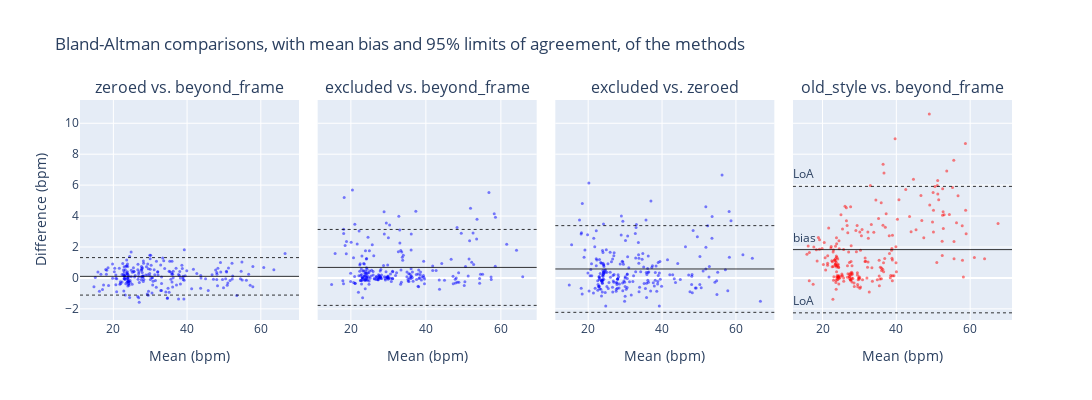

Notebook source saved alongside this figure:
### Code cell
# Bland-Altman plots comparing these three and comparing old_style to beyond_frame

comparisons = [[0, 1], [2, 1], [2, 0], [3, 1]]      # using edge_option index
numplots = len(comparisons)

fig = make_subplots(
    rows=1,
    cols=numplots,
    horizontal_spacing=0.02,
    shared_yaxes=True,
    shared_xaxes=True,
    subplot_titles=(
        f"{edge_options[comparisons[0][0]]} vs. {edge_options[comparisons[0][1]]}",
        f"{edge_options[comparisons[1][0]]} vs. {edge_options[comparisons[1][1]]}",
        f"{edge_options[comparisons[2][0]]} vs. {edge_options[comparisons[2][1]]}",
        f"{edge_options[comparisons[3][0]]} vs. {edge_options[comparisons[3][1]]}",
    )
)

opacity = 0.5
marker_size = 3

for index in range(0, numplots):
    diff =  dfs[comparisons[index][0]][rr_reference] - dfs[comparisons[index][1]][rr_reference]
    mean = (dfs[comparisons[index][0]][rr_reference] + dfs[comparisons[index][1]][rr_reference])/2
    if index < 3:
        marker_color = 'blue'
        labels = False
    else:
        marker_color = 'red'
        labels = True

    fig.add_trace(
        go.Scatter(
            x=mean,
            y=diff,
            mode="markers",
            marker={"color":marker_color, "opacity":opacity, "size":marker_size},
        ),
        row=1,
        col=index + 1
    )
    fig.update_yaxes(dict(dtick=2), row=1, col=index + 1)
    fig.update_xaxes(dict(title="Mean (bpm)"), row=1, col=index + 1)
    
    bias = np.nanmean(diff)
    std_diff = np.nanstd(diff, axis=0)
    upper_loa = bias + 1.96 * std_diff
    lower_loa = bias - 1.96 * std_diff

    fig.add_hline(y=bias,      line={'width':0.8, 'color':'black', 'dash':'solid'}, label={'text':'bias' if labels else None, 'textposition':'start'}, row=1, col=index + 1)
    fig.add_hline(y=upper_loa, line={'width':0.8, 'color':'black', 'dash':'dot'},   label={'text':'LoA'  if labels else None, 'textposition':'start'}, row=1, col=index + 1)
    fig.add_hline(y=lower_loa, line={'width':0.8, 'color':'black', 'dash':'dot'},   label={'text':'LoA'  if labels else None, 'textposition':'start'}, row=1, col=index + 1)

fig.update_layout(
    width=numplots * 300,
    height=400,
    title='Bland-Altman comparisons, with mean bias and 95% limits of agreement, of the methods',
    yaxis1_title='Difference (bpm)',
    showlegend=False,
)

### Figure 1 — Plotly figure (JSON) as saved in the notebook; plotly's stock layout.template omitted (floating-point values rounded to 4 significant figures; data arrays with more than 128 entries replaced by an {"elided": "..."} marker saying what was removed)
{"data": [{"marker": {"color": "blue", "opacity": 0.5, "size": 3}, "mode": "markers", "type": "scatter", "x": {"elided": "224 float values"}, "xaxis": "x", "y": {"elided": "224 float values"}, "yaxis": "y"}, {"marker": {"color": "blue", "opacity": 0.5, "size": 3}, "mode": "markers", "type": "scatter", "x": {"elided": "224 float values"}, "xaxis": "x2", "y": {"elided": "224 float values"}, "yaxis": "y2"}, {"marker": {"color": "blue", "opacity": 0.5, "size": 3}, "mode": "markers", "type": "scatter", "x": {"elided": "224 float values"}, "xaxis": "x3", "y": {"elided": "224 float values"}, "yaxis": "y3"}, {"marker": {"color": "red", "opacity": 0.5, "size": 3}, "mode": "markers", "type": "scatter", "x": {"elided": "224 float values"}, "xaxis": "x4", "y": {"elided": "224 float values"}, "yaxis": "y4"}], "layout": {"annotations": [{"font": {"size": 16}, "showarrow": false, "text": "zeroed vs. beyond_frame", "x": 0.1175, "xanchor": "center", "xref": "paper", "y": 1, "yanchor": "bottom", "yref": "paper"}, {"font": {"size": 16}, "showarrow": false, "text": "excluded vs. beyond_frame", "x": 0.3725, "xanchor": "center", "xref": "paper", "y": 1, "yanchor": "bottom", "yref": "paper"}, {"font": {"size": 16}, "showarrow": false, "text": "excluded vs. zeroed", "x": 0.6275, "xanchor": "center", "xref": "paper", "y": 1, "yanchor": "bottom", "yref": "paper"}, {"font": {"size": 16}, "showarrow": false, "text": "old_style vs. beyond_frame", "x": 0.8825, "xanchor": "center", "xref": "paper", "y": 1, "yanchor": "bottom", "yref": "paper"}], "height": 400, "shapes": [{"label": {"textposition": "start"}, "line": {"color": "black", "dash": "solid", "width": 0.8}, "type": "line", "x0": 0, "x1": 1, "xref": "x domain", "y0": 0.1009, "y1": 0.1009, "yref": "y"}, {"label": {"textposition": "start"}, "line": {"color": "black", "dash": "dot", "width": 0.8}, "type": "line", "x0": 0, "x1": 1, "xref": "x domain", "y0": 1.313, "y1": 1.313, "yref": "y"}, {"label": {"textposition": "start"}, "line": {"color": "black", "dash": "dot", "width": 0.8}, "type": "line", "x0": 0, "x1": 1, "xref": "x domain", "y0": -1.111, "y1": -1.111, "yref": "y"}, {"label": {"textposition": "start"}, "line": {"color": "black", "dash": "solid", "width": 0.8}, "type": "line", "x0": 0, "x1": 1, "xref": "x2 domain", "y0": 0.6783, "y1": 0.6783, "yref": "y2"}, {"label": {"textposition": "start"}, "line": {"color": "black", "dash": "dot", "width": 0.8}, "type": "line", "x0": 0, "x1": 1, "xref": "x2 domain", "y0": 3.133, "y1": 3.133, "yref": "y2"}, {"label": {"textposition": "start"}, "line": {"color": "black", "dash": "dot", "width": 0.8}, "type": "line", "x0": 0, "x1": 1, "xref": "x2 domain", "y0": -1.777, "y1": -1.777, "yref": "y2"}, {"label": {"textposition": "start"}, "line": {"color": "black", "dash": "solid", "width": 0.8}, "type": "line", "x0": 0, "x1": 1, "xref": "x3 domain", "y0": 0.5773, "y1": 0.5773, "yref": "y3"}, {"label": {"textposition": "start"}, "line": {"color": "black", "dash": "dot", "width": 0.8}, "type": "line", "x0": 0, "x1": 1, "xref": "x3 domain", "y0": 3.381, "y1": 3.381, "yref": "y3"}, {"label": {"textposition": "start"}, "line": {"color": "black", "dash": "dot", "width": 0.8}, "type": "line", "x0": 0, "x1": 1, "xref": "x3 domain", "y0": -2.226, "y1": -2.226, "yref": "y3"}, {"label": {"text": "bias", "textposition": "start"}, "line": {"color": "black", "dash": "solid", "width": 0.8}, "type": "line", "x0": 0, "x1": 1, "xref": "x4 domain", "y0": 1.83, "y1": 1.83, "yref": "y4"}, {"label": {"text": "LoA", "textposition": "start"}, "line": {"color": "black", "dash": "dot", "width": 0.8}, "type": "line", "x0": 0, "x1": 1, "xref": "x4 domain", "y0": 5.919, "y1": 5.919, "yref": "y4"}, {"label": {"text": "LoA", "textposition": "start"}, "line": {"color": "black", "dash": "dot", "width": 0.8}, "type": "line", "x0": 0, "x1": 1, "xref": "x4 domain", "y0": -2.258, "y1": -2.258, "yref": "y4"}], "showlegend": false, "title": {"text": "Bland-Altman comparisons, with mean bias and 95% limits of agreement, of the methods"}, "width": 1200, "xaxis": {"anchor": "y", "domain": [0, 0.235], "title": {"text": "Mean (bpm)"}}, "xaxis2": {"anchor": "y2", "domain": [0.255, 0.49], "title": {"text": "Mean (bpm)"}}, "xaxis3": {"anchor": "y3", "domain": [0.51, 0.745], "title": {"text": "Mean (bpm)"}}, "xaxis4": {"anchor": "y4", "domain": [0.765, 1.0], "title": {"text": "Mean (bpm)"}}, "yaxis": {"anchor": "x", "domain": [0, 1], "dtick": 2, "title": {"text": "Difference (bpm)"}}, "yaxis2": {"anchor": "x2", "domain": [0, 1], "dtick": 2, "matches": "y", "showticklabels": false}, "yaxis3": {"anchor": "x3", "domain": [0, 1], "dtick": 2, "matches": "y", "showticklabels": false}, "yaxis4": {"anchor": "x4", "domain": [0, 1], "dtick": 2, "matches": "y", "showticklabels": false}}}
